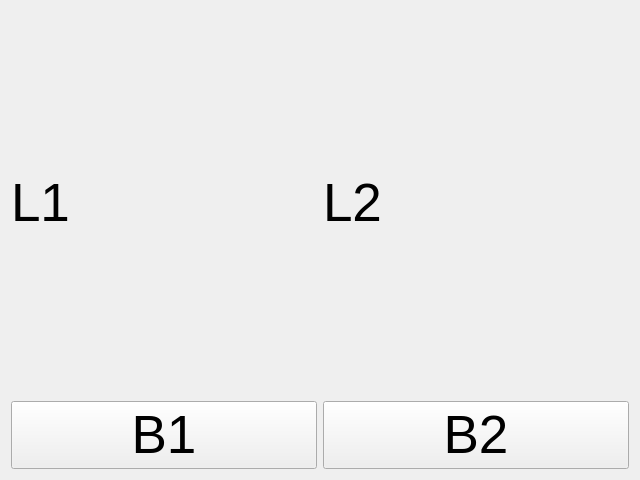
<?xml version="1.0" encoding="UTF-8"?>
<ui version="4.0">
 <class>myWidget</class>
 <widget class="QWidget" name="myWidget">
  <property name="geometry">
   <rect>
    <x>0</x>
    <y>0</y>
    <width>640</width>
    <height>480</height>
   </rect>
  </property>
  <property name="font">
   <font>
    <pointsize>40</pointsize>
   </font>
  </property>
  <property name="windowTitle">
   <string>Form</string>
  </property>
  <layout class="QHBoxLayout" name="horizontalLayout">
   <item>
    <layout class="QGridLayout" name="gridLayout">
     <item row="1" column="0">
      <widget class="QPushButton" name="btnB1">
       <property name="text">
        <string>B1</string>
       </property>
      </widget>
     </item>
     <item row="1" column="1">
      <widget class="QPushButton" name="btnB2">
       <property name="text">
        <string>B2</string>
       </property>
      </widget>
     </item>
     <item row="0" column="1">
      <widget class="QLabel" name="lbL2">
       <property name="text">
        <string>L2</string>
       </property>
      </widget>
     </item>
     <item row="0" column="0">
      <widget class="QLabel" name="lbL1">
       <property name="text">
        <string>L1</string>
       </property>
      </widget>
     </item>
    </layout>
   </item>
  </layout>
 </widget>
 <resources/>
 <connections/>
</ui>
